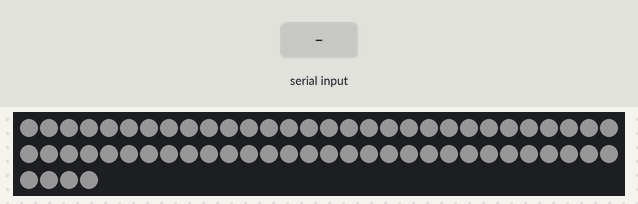
Simulated run of this sketch. Board: Arduino Uno, built with avr-gcc and run on an emulated ATmega328P. Shown: 64 RGB LEDs in strip order, left to right, continuing on the next row. Inputs (shaded band) come from the test bench. Dim RGB values are drawn brighter than linear.

Above: at 1.0 s.
2.3 s: "SET:\n" received over Serial
At 3.7 s:
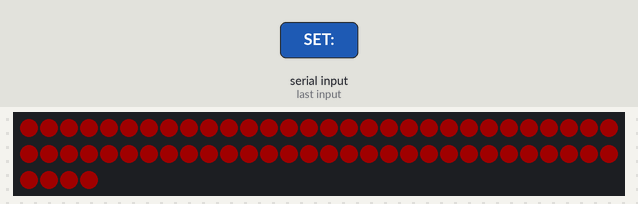
Timing chart, 0 to 5.3 s (numbered marks = the images above; inputs shaded):
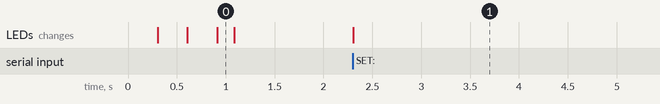

Measured:
- after the input at 2.3 s, the LEDs: change at once (image 1)

The sketch:

simple_serial.ino
```cpp
#include <stdint.h>
#include <Adafruit_NeoPixel.h>
#include "simple_serial.h"

Adafruit_NeoPixel strip(LEDS, LED_CHAIN_PIN, NEO_GRB + NEO_KHZ800);

uint8_t rgb_values[3] = { 0, 0, 0 };	// store RGB values after conversion from HSV

String command_str;

unsigned int request_ctr = 0;

void setup(void)
{
	strip.begin();
	lamp_test();
	Serial.begin(115200);
	clear_serial_buffer();
}

void loop(void)
{
	if (Serial.available()) {
		char c = Serial.read();
		if (c == '\n') {
			parseCommand(&command_str);
			command_str = "";
			clear_serial_buffer();
		} else if (c != '\r')
			command_str += c;
	}
}

void parseCommand(String * com_str)
{
	int index_of_SET = com_str->indexOf("SET:");

	// set default values

	REQ_VAR req_vars[9] =
	    { {"mode=", 0, 16, 5}, {"start=", 0, (LEDS - 1), 6}, {"stop=", (LEDS - 1), (LEDS - 1), 5}, {"hue=", 0, 360, 4}, {"sat=", 255, 255, 4}, {"val=", 32, 255, 4}, {"red=", 32, 255, 4}, {"green=", 32, 255, 6}, {"blue=", 32, 255, 5} };

	if (index_of_SET != -1) {
		// found the ":" in "SET:mode=0&start=0&..."

		*com_str = com_str->substring(index_of_SET + 3);

		// parsing com_str goes here
		// proposed format: mode=<...>&start=<...>&stop=<...>&hue=<...>&sat=<...>&val=<...>&
		// default values: mode = 0, start = 0, stop = (LEDS-1), (hue,sat,val) = current values

		// look for mode=<...> etc.

		uint8_t ctr;
		int index_a;
		int index_b;

		for (ctr = 0; ctr <= 8; ctr++) {
			index_a = com_str->indexOf(req_vars[ctr].name);
			if (index_a != -1) {
				index_b = com_str->indexOf("&", index_a);
				if (index_b != -1) {
					String tmp_str = com_str->substring(index_a + req_vars[ctr].offset, index_b);
					req_vars[ctr].value = constrain((unsigned int)(tmp_str.toInt()), 0, req_vars[ctr].max);
				}
			}
		}

		uint8_t which_led;

		switch (req_vars[0].value) {	// switch mode
		case 0:	// HSV
			hsv_to_rgb(req_vars[3].value, req_vars[4].value, req_vars[5].value, rgb_values);

			for (which_led = req_vars[1].value; which_led <= req_vars[2].value; which_led++) {
				strip.setPixelColor(which_led, rgb_values[0], rgb_values[1], rgb_values[2]);	// H S V
			}
			strip.show();
			break;

		case 1:	// RGB
			for (which_led = req_vars[1].value; which_led <= req_vars[2].value; which_led++) {
				strip.setPixelColor(which_led, req_vars[6].value, req_vars[7].value, req_vars[8].value);	// R G B
			}
			strip.show();
			break;

		default:
			break;
		}

	}

}

void clear_serial_buffer(void)
{
	uint8_t dummy;
	while (Serial.available()) {
		dummy = Serial.read();
	}
}

void lamp_test(void)
{
	uint8_t LED_counter;
	int16_t brightness;

	for (brightness = 0; brightness <= 64; brightness++) {
		for (LED_counter = 0; LED_counter <= 64; LED_counter++) {
			strip.setPixelColor(LED_counter, brightness, brightness, brightness);
		}
		strip.show();
		delay(5);
	}

	for (brightness = 64; brightness >= 0; brightness--) {
		for (LED_counter = 0; LED_counter <= 64; LED_counter++) {
			strip.setPixelColor(LED_counter, brightness, brightness, brightness);
		}
		strip.show();
		delay(5);
	}

}

void hsv_to_rgb(uint16_t hue, uint8_t sat, uint8_t val, uint8_t * tmp_array)
{
	/* BETA */

	/* finally thrown out all of the float stuff and replaced with uint16_t
	 *
	 * hue: 0-->360 (hue, color)
	 * sat: 0-->255 (saturation)
	 * val: 0-->255 (value, brightness)
	 *
	 */

	hue = hue % 360;
	uint8_t sector = hue / 60;
	uint8_t rel_pos = hue - (sector * 60);
	uint16_t const mmd = 65025;	// 255 * 255 /* maximum modulation depth */
	uint16_t top = val * 255;
	uint16_t bottom = val * (255 - sat);	/* (val*255) - (val*255)*(sat/255) */
	uint16_t slope = (uint16_t) (val) * (uint16_t) (sat) / 120;	/* dy/dx = (top-bottom)/(2*60) -- val*sat: modulation_depth dy */
	uint16_t a = bottom + slope * rel_pos;
	uint16_t b = bottom + (uint16_t) (val) * (uint16_t) (sat) / 2 + slope * rel_pos;
	uint16_t c = top - slope * rel_pos;
	uint16_t d = top - (uint16_t) (val) * (uint16_t) (sat) / 2 - slope * rel_pos;

	uint16_t R, G, B;

	if (sector == 0) {
		R = c;
		G = a;
		B = bottom;
	} else if (sector == 1) {
		R = d;
		G = b;
		B = bottom;
	} else if (sector == 2) {
		R = bottom;
		G = c;
		B = a;
	} else if (sector == 3) {
		R = bottom;
		G = d;
		B = b;
	} else if (sector == 4) {
		R = a;
		G = bottom;
		B = c;
	} else {
		R = b;
		G = bottom;
		B = d;
	}

	uint16_t scale_factor = mmd / 255;

	R = (uint8_t) (R / scale_factor);
	G = (uint8_t) (G / scale_factor);
	B = (uint8_t) (B / scale_factor);

	tmp_array[0] = R;
	tmp_array[1] = G;
	tmp_array[2] = B;
}
```

simple_serial.h
```cpp
#ifndef simple_serial_h
#define simple_serial_h

#define E_BUTTON 11
#define M_BUTTON 12
#define LED_CHAIN_PIN 5		// WS2812B LEDs
#define LEDS 64
#define STATUS_LED 13

#define KEY 19			// for Bluetooth HC-05 module
#define RESET 19		// for ESP8266-1 module + adapter

#define STATE 6			// for Bluetooth HC-05 module
#define ENABLE 6		// for ESP8266-1 module + adapter

typedef struct REQ_VAR {
	String name;
	unsigned int value;
	unsigned int max;
	uint8_t offset;
} REQ_VAR;

#endif
```
